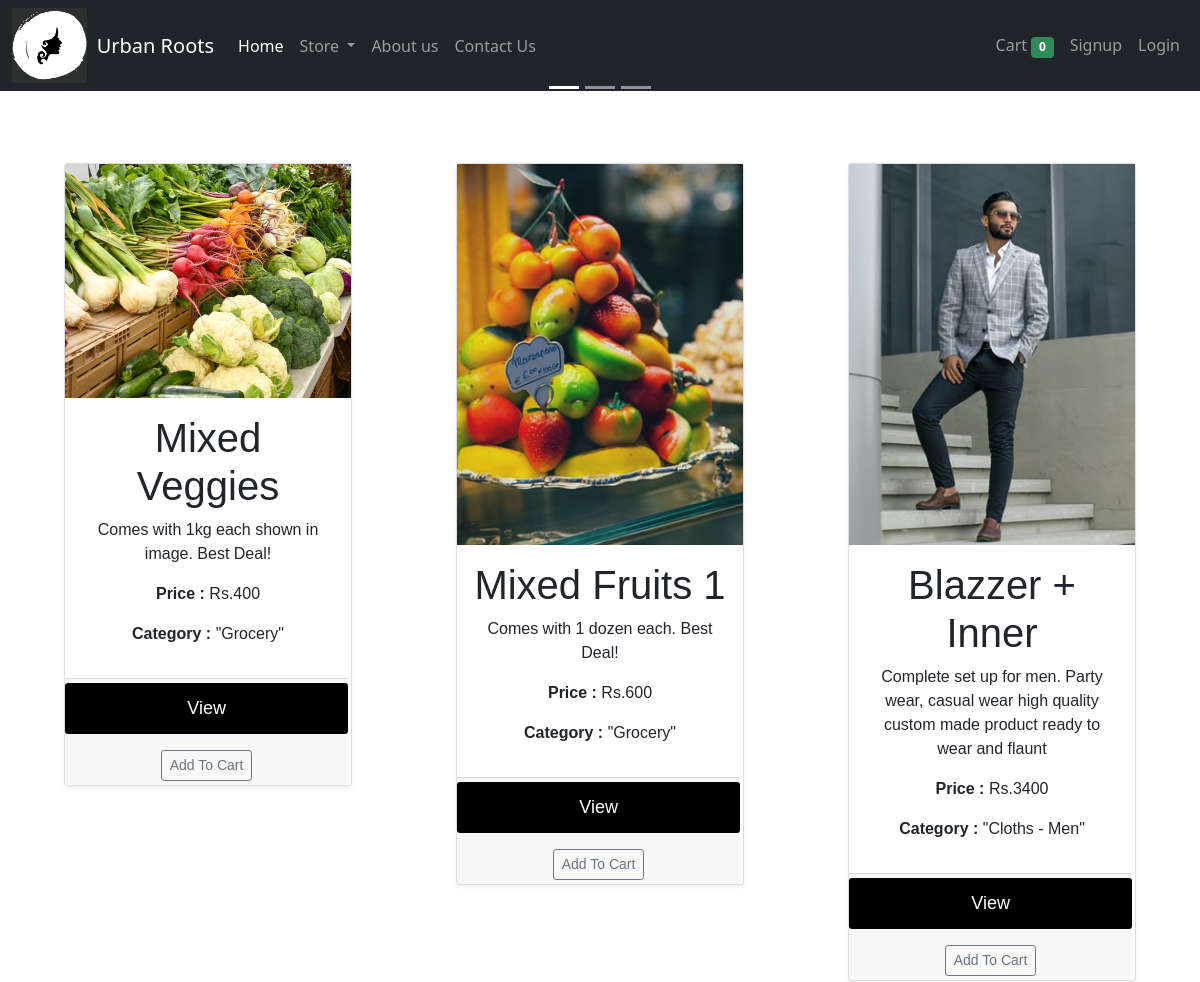
The app's page / (upper part), older data.
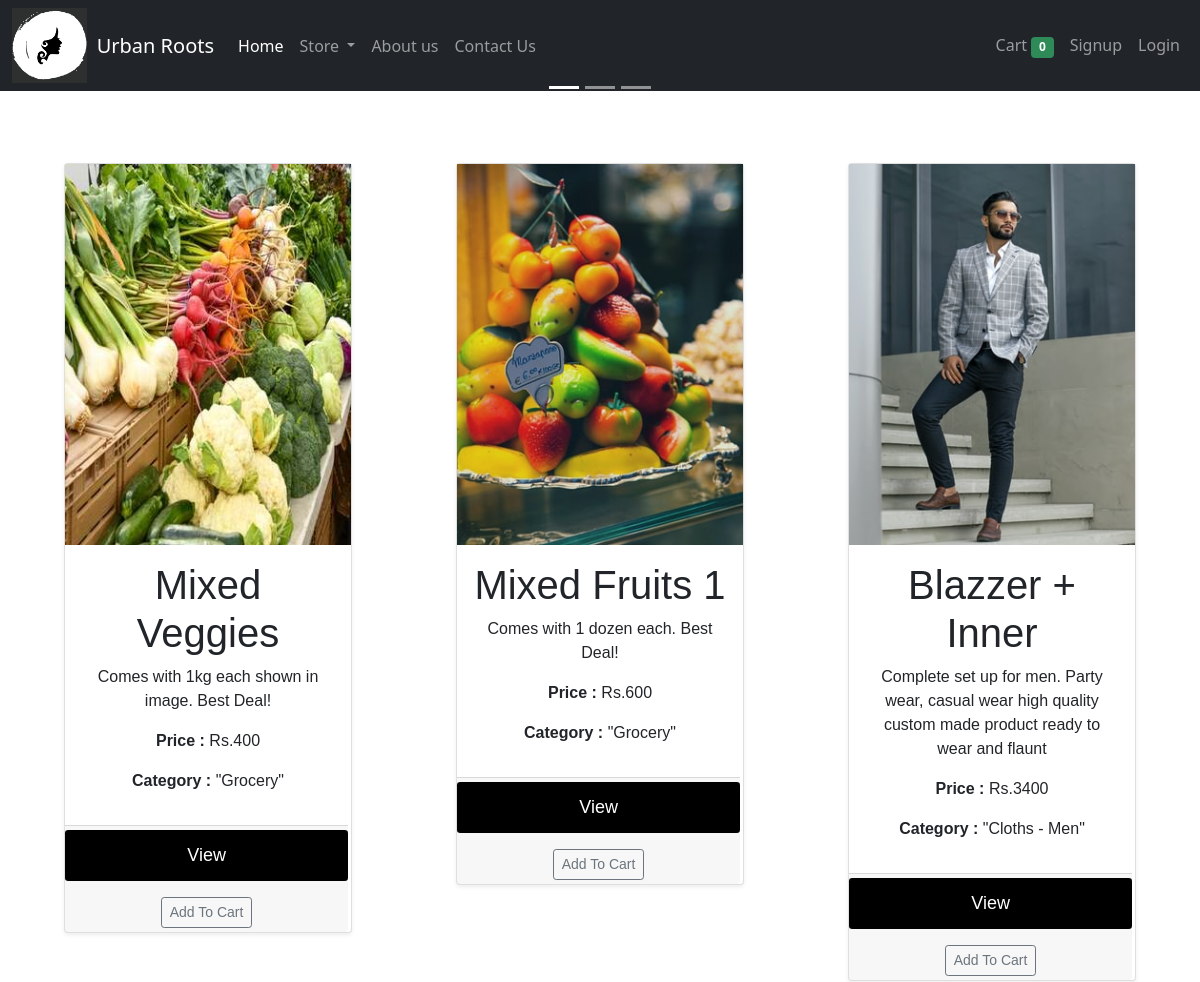
The same page, newer data.
### home/models/product.py (models this page shows, shortened)
class Product(models.Model):
    name = models.CharField(max_length=50)
    price = models.IntegerField(default=0)
    category = models.ForeignKey(Category, on_delete=models.CASCADE, default=1)
    description = models.CharField(max_length=150,default='')
    image = models.ImageField(upload_to = 'uploads/products/')
    @staticmethod
    def get_all_products():
        return Product.objects.all()

### home/models/category.py (models this page shows)
class Category(models.Model):
    name = models.CharField(max_length=50)
    @staticmethod
    def get_all_categories():
        return Category.objects.all()
    def __str__(self) -> str:
        return self.name

### home/views/index.py (the view, shortened to what this page needs)
# urls.py: path("",index, name='home'),
def index(request):
    if request.method == "GET":
        cart = request.session.get('cart')   #get the cart for the current session
        if not cart:                         #if there is no cart for a current session, make a empty cart
            request.session['cart'] = {}
        products = None
        Categories = Category.get_all_categories()
        CategoryId = request.GET.get('category')   #getting this from url
        if CategoryId:
            products = Product.get_all_products_byCatID(CategoryId)
        else:
            products = Product.get_all_products()
        print(request.session.get('customer_username'))
        if request.session.get('customer_username') == None:
            data = {'products' : products,'categories':Categories}
            return render(request, 'index.html',data)
        else:
            data = {'products' : products,'categories':Categories,'name':request.session.get('customer_username')}
            return render(request, 'index.html', data)

### home/templatetags/check_if_prod_inCart.py (called while the page is built)
@register.filter(name = 'is_in_cart')   #now, whenever 'is_in_cart' is used in template, this function will be called
def is_in_cart(product,cart):
    keys = cart.keys()
    for id in keys:
        if int(id) == product.id:
            return True
    return False

### templates/index.html (shortened to what this page needs)
{% extends 'base.html' %}
{% block body %}
{% load check_if_prod_inCart %}
<div class="container-fluid my-4">
  <div id="carouselExampleCaptions" class="carousel slide" data-bs-ride="carousel">
    <div class="carousel-indicators">
      <button type="button" data-bs-target="#carouselExampleCaptions" data-bs-slide-to="0" class="active"
        aria-current="true" aria-label="Slide 1"></button>
      <button type="button" data-bs-target="#carouselExampleCaptions" data-bs-slide-to="1"
        aria-label="Slide 2"></button>
      <button type="button" data-bs-target="#carouselExampleCaptions" data-bs-slide-to="2"
        aria-label="Slide 3"></button>
    </div>
    <button class="carousel-control-prev" type="button" data-bs-target="#carouselExampleCaptions" data-bs-slide="prev">
      <span class="carousel-control-prev-icon" aria-hidden="true"></span>
    </button>
    <button class="carousel-control-next" type="button" data-bs-target="#carouselExampleCaptions" data-bs-slide="next">
      <span class="carousel-control-next-icon" aria-hidden="true"></span>
    </button>
  </div>
</div>
<div class="container-fluid my-5">
  <div class="row mx-auto">
    {% for product in products%}
    <div class="col" id = {{product.id}}>
      <div class="card shadow-sm mx-auto mb-3" style="width: 18rem;">
        <img src="{{product.image.url}}" class="d-block w-100 h-80" alt="...">
        <div class="card-body">
          <h1 class="card-title">{{product.name}}</h1>
          <p class="card-text">{{product.description}}</p>
          <p class="card-text"><b>Price : </b>Rs.{{product.price}}</p>
          <p class="card-text"><b>Category : </b>"{{product.category}}"</p>
        </div>
        <div style="margin-right: 1%;" class="card-footer p-0 no-gutters">
          {% if product|is_in_cart:request.session.cart %}
          <div class="row" style="width: 100%; margin-left: 1%;">
            <form action="/#{{product.id}}" method="POST" class="col-2" style="margin-right: 4%;">
              {% csrf_token %}
              <input hidden type="text" name="product" value="{{product.id}}">
              <input hidden type="text" name="remove_item" value="True">
              <input type="submit" value=" - " class="btn btn-block btn-secondary">
            </form>
            <div class="text-center col">
              {{product|get_count_of_Items:request.session.cart}} in cart
            </div>
            <form action="/#{{product.id}}" method="POST" class="col-2" style="margin-right: 4%;">
              {% csrf_token %}
              <input hidden type="text" name="product" value="{{product.id}}">
              <input type="submit" value=" + " class="btn btn-block btn-secondary">
            </form>
          </div>
          {% else %}
          <form action="/#{{product.id}}" method="POST" class="my-1">
            <p><button onclick="document.location='http://127.0.0.1:8000/about'" type="button" style="margin-left: 0%;"
              class="btn btn-sm btn-outline-secondary">View</button></p>
            <input type="submit" class="btn btn-sm btn-outline-secondary" value="Add To Cart">
          </form>
          {% endif %}
        </div>
      </div>
    </div>
    {% endfor %}
    {% endblock body %}

Row changes from the older to the newer data that the page shows:
changed Product "Mixed Veggies": image: a different picture
